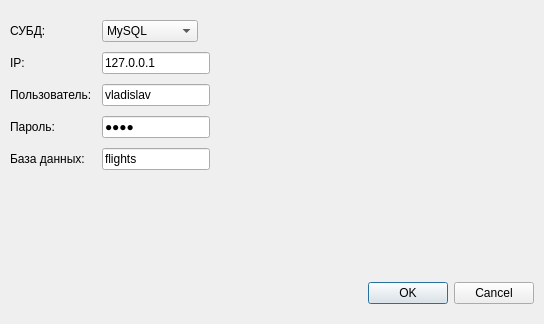
<?xml version="1.0" encoding="UTF-8"?>
<ui version="4.0">
 <class>DBSettings</class>
 <widget class="QDialog" name="DBSettings">
  <property name="geometry">
   <rect>
    <x>0</x>
    <y>0</y>
    <width>544</width>
    <height>324</height>
   </rect>
  </property>
  <property name="windowTitle">
   <string>Dialog</string>
  </property>
  <layout class="QVBoxLayout" name="centralLayt">
   <property name="spacing">
    <number>10</number>
   </property>
   <property name="leftMargin">
    <number>10</number>
   </property>
   <property name="topMargin">
    <number>20</number>
   </property>
   <property name="rightMargin">
    <number>10</number>
   </property>
   <property name="bottomMargin">
    <number>20</number>
   </property>
   <item>
    <layout class="QFormLayout" name="formLayt">
     <item row="0" column="0">
      <widget class="QLabel" name="driverLbl">
       <property name="text">
        <string>СУБД:</string>
       </property>
      </widget>
     </item>
     <item row="0" column="1">
      <widget class="QComboBox" name="driverCmb">
       <property name="sizePolicy">
        <sizepolicy hsizetype="Maximum" vsizetype="Maximum">
         <horstretch>0</horstretch>
         <verstretch>0</verstretch>
        </sizepolicy>
       </property>
       <property name="currentIndex">
        <number>0</number>
       </property>
       <item>
        <property name="text">
         <string>MySQL</string>
        </property>
       </item>
       <item>
        <property name="text">
         <string>PostgreSQL</string>
        </property>
       </item>
       <item>
        <property name="text">
         <string>SQLite</string>
        </property>
       </item>
      </widget>
     </item>
     <item row="1" column="0">
      <widget class="QLabel" name="ipLbl">
       <property name="text">
        <string>IP:</string>
       </property>
      </widget>
     </item>
     <item row="1" column="1">
      <widget class="QLineEdit" name="ipLEdit">
       <property name="sizePolicy">
        <sizepolicy hsizetype="Maximum" vsizetype="Maximum">
         <horstretch>0</horstretch>
         <verstretch>0</verstretch>
        </sizepolicy>
       </property>
       <property name="text">
        <string>127.0.0.1</string>
       </property>
      </widget>
     </item>
     <item row="2" column="0">
      <widget class="QLabel" name="userLbl">
       <property name="text">
        <string>Пользователь:</string>
       </property>
      </widget>
     </item>
     <item row="2" column="1">
      <widget class="QLineEdit" name="userLEdit">
       <property name="sizePolicy">
        <sizepolicy hsizetype="Maximum" vsizetype="Maximum">
         <horstretch>0</horstretch>
         <verstretch>0</verstretch>
        </sizepolicy>
       </property>
       <property name="text">
        <string>vladislav</string>
       </property>
      </widget>
     </item>
     <item row="3" column="0">
      <widget class="QLabel" name="passwdLbl">
       <property name="text">
        <string>Пароль:</string>
       </property>
      </widget>
     </item>
     <item row="4" column="0">
      <widget class="QLabel" name="dbNameLbl">
       <property name="text">
        <string>База данных:</string>
       </property>
      </widget>
     </item>
     <item row="4" column="1">
      <widget class="QLineEdit" name="dbNameLEdit">
       <property name="sizePolicy">
        <sizepolicy hsizetype="Maximum" vsizetype="Maximum">
         <horstretch>0</horstretch>
         <verstretch>0</verstretch>
        </sizepolicy>
       </property>
       <property name="text">
        <string>flights</string>
       </property>
      </widget>
     </item>
     <item row="3" column="1">
      <widget class="QLineEdit" name="passwdLEdit">
       <property name="sizePolicy">
        <sizepolicy hsizetype="Maximum" vsizetype="Maximum">
         <horstretch>0</horstretch>
         <verstretch>0</verstretch>
        </sizepolicy>
       </property>
       <property name="text">
        <string>8239</string>
       </property>
       <property name="echoMode">
        <enum>QLineEdit::EchoMode::Password</enum>
       </property>
      </widget>
     </item>
    </layout>
   </item>
   <item>
    <widget class="QDialogButtonBox" name="resultDBtnBox">
     <property name="sizePolicy">
      <sizepolicy hsizetype="Expanding" vsizetype="Maximum">
       <horstretch>0</horstretch>
       <verstretch>0</verstretch>
      </sizepolicy>
     </property>
     <property name="orientation">
      <enum>Qt::Orientation::Horizontal</enum>
     </property>
     <property name="standardButtons">
      <set>QDialogButtonBox::StandardButton::Cancel|QDialogButtonBox::StandardButton::Ok</set>
     </property>
    </widget>
   </item>
  </layout>
 </widget>
 <resources/>
 <connections>
  <connection>
   <sender>resultDBtnBox</sender>
   <signal>accepted()</signal>
   <receiver>DBSettings</receiver>
   <slot>accept()</slot>
   <hints>
    <hint type="sourcelabel">
     <x>248</x>
     <y>254</y>
    </hint>
    <hint type="destinationlabel">
     <x>157</x>
     <y>274</y>
    </hint>
   </hints>
  </connection>
  <connection>
   <sender>resultDBtnBox</sender>
   <signal>rejected()</signal>
   <receiver>DBSettings</receiver>
   <slot>reject()</slot>
   <hints>
    <hint type="sourcelabel">
     <x>316</x>
     <y>260</y>
    </hint>
    <hint type="destinationlabel">
     <x>286</x>
     <y>274</y>
    </hint>
   </hints>
  </connection>
 </connections>
</ui>
